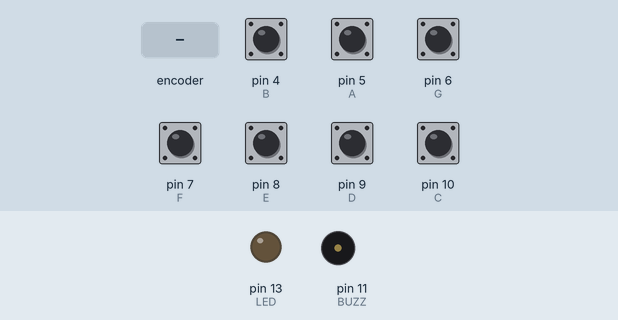
A sketch run on a simulated Arduino Uno, built with avr-gcc and run on an emulated ATmega328P. On the bench: output pins drawn as LEDs (lit = HIGH), buzzer (waves = sounding). Dashed ring = blinking. Inputs (shaded band) come from the test bench; at power-on: pin 4 (B), pin 5 (A), pin 6 (G), pin 7 (F), pin 8 (E), pin 9 (D), pin 10 (C) HIGH.

Above: at 1.2 s.
1.3 s: rotary encoder on pin 5 (A) / pin 4 (B) turned 3 steps (first pin leading)
At 1.51 s:
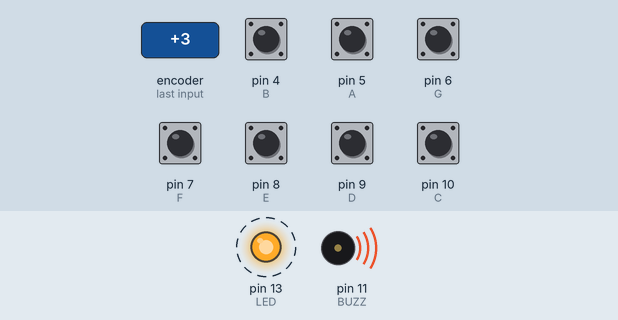
Timing chart, 0 to 4.3 s (numbered marks = the images above; inputs shaded):
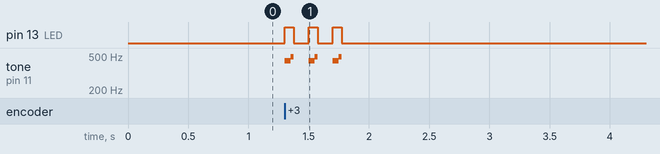

Measured:
- after the input at 1.3 s, pin 13 (LED): alternates HIGH for 0.07 s and LOW for 0.13 s, 6 changes in all, then stays LOW, starting at once; tone on pin 11 (BUZZ): silent → 440 Hz at once, then repeats every 0.20 s: 493 Hz 0.02 s, silent 0.13 s, 440 Hz 0.05 s, until it stays silent from 1.8 s

The sketch:

piano_v1.ino
```cpp
// piano_v1.ino

// Definição das frequencias por nota
#define T_C 262 // Dó
#define T_D 294 // Ré
#define T_E 330 // Mi
#define T_F 349 // Fá
#define T_G 392 // Sol
#define T_A 440 // Lá
#define T_B 493 // Sí

// Declarando os pinos por nota (botão)
const int C = 10;
const int D = 9;
const int E = 8;
const int F = 7;
const int G = 6;
const int A = 5;
const int B = 4;

// Declarando os pinos para o LED e BUZZ
const int BUZZ = 11;
const int LED = 13;

void setup(){
  pinMode(LED, OUTPUT); // LED = saída
  digitalWrite(LED,LOW);

  pinMode(C, INPUT); // Dó = entrada
  digitalWrite(C,HIGH);

  pinMode(D, INPUT); // Ré = entrada
  digitalWrite(D,HIGH);

  pinMode(E, INPUT); // Mi = entrada
  digitalWrite(E,HIGH);

  pinMode(F, INPUT); // Fá = entrada
  digitalWrite(F,HIGH);

  pinMode(G, INPUT); // Sol = entrada
  digitalWrite(G,HIGH);

  pinMode(A, INPUT); // Lá = entrada
  digitalWrite(A,HIGH);

  pinMode(B, INPUT); // Sí = entrada
  digitalWrite(B,HIGH);
}

void loop(){
  while(digitalRead(C) == LOW){ // ENQUANTO botão é apertado
    tone(BUZZ,T_C); // BUZZ emite som na frequencia específica
    digitalWrite(LED,HIGH); // LED acende
  }

  while(digitalRead(D) == LOW){
    tone(BUZZ,T_D);
    digitalWrite(LED,HIGH);
  }

  while(digitalRead(E) == LOW){
    tone(BUZZ,T_E);
    digitalWrite(LED,HIGH);
  }

  while(digitalRead(F) == LOW){
    tone(BUZZ,T_F);
    digitalWrite(LED,HIGH);
  }

  while(digitalRead(G) == LOW){
    tone(BUZZ,T_G);
    digitalWrite(LED,HIGH);
  }

  while(digitalRead(A) == LOW){
    tone(BUZZ,T_A);
    digitalWrite(LED,HIGH);
  }

  while(digitalRead(B) == LOW){
    tone(BUZZ,T_B);
    digitalWrite(LED,HIGH);
  }

  noTone(BUZZ); // Enquanto nenhum botão é apertado, BUZZ não emite som.
  digitalWrite(LED,LOW); // nenhum LED é ativado
}
```
